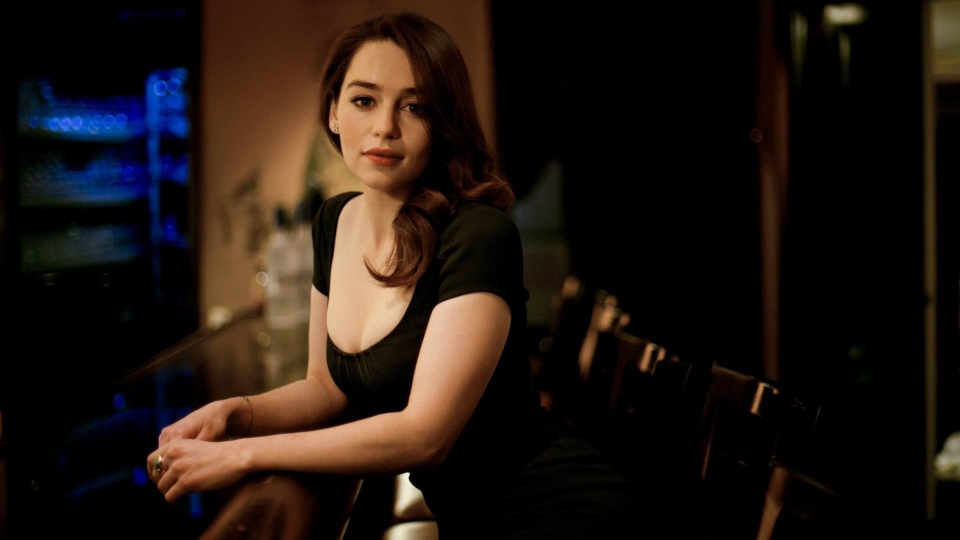
//> input picture clark.jpg, 1920 x 1080 px, given in place of vid1.avi, which was not available (shown at 1/2 size)
$ ./video_contour   (built with g++ and OpenCV 4)
//> lines starting //> are read from the running program, lines starting //| are printed output that depends on the picture; after the words box and inside, x2 and y2 are one past the last pixel; in counts of white or black regions, pixels touching at a corner belong together; pictures that were not available may be replaced by others from this repository, and a replacement may not be noted
#include<iostream>
#include "opencv2/opencv.hpp"
#include <cv.h>
#include <highgui.h>
#include "opencv2/highgui.hpp"
#include "opencv2/imgproc.hpp"
#include <stdio.h>
#include <stdlib.h>

using namespace cv;
using namespace std;

Mat src; Mat src_gray;
int thresh = 100;
int max_thresh = 255;
RNG rng(12345);
Mat drawing;
Mat pframe;
Mat pgray_frame;
Mat diff;
int flag=0;
/// Function header
void thresh_callback(int, void* );


int main()
{
  VideoCapture capture("vid1.avi");
  if(!capture.isOpened())
  return -1;
  double rate = capture.get(CV_CAP_PROP_FPS);
  //cout<<rate<<endl;
  bool stop(false);
  char* source_window = "Source";
  namedWindow( source_window, WINDOW_AUTOSIZE );
  int delay = 1000/rate;

  while(!stop)
  {
    if(!capture.read(src))
    break;
//> src is the input picture: 1080 rows x 1920 cols, CV_8UC3; mean B, G, R 17.6, 23.3, 33.5
    capture>>pframe;
    cvtColor( src, src_gray, COLOR_BGR2GRAY );
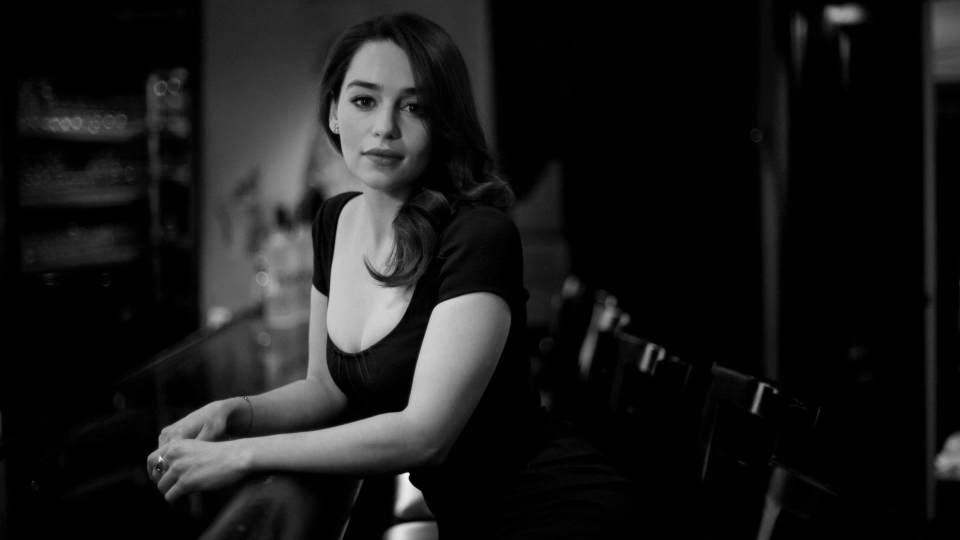
//> src_gray: 1080 rows x 1920 cols, CV_8UC1 (shown at 1/2 size); min 0, max 250, mean 25.7
    GaussianBlur( src_gray, src_gray, Size(21,21),0 );
    cvtColor(pframe, pgray_frame, CV_RGB2GRAY);
    absdiff(src_gray,pgray_frame,diff);
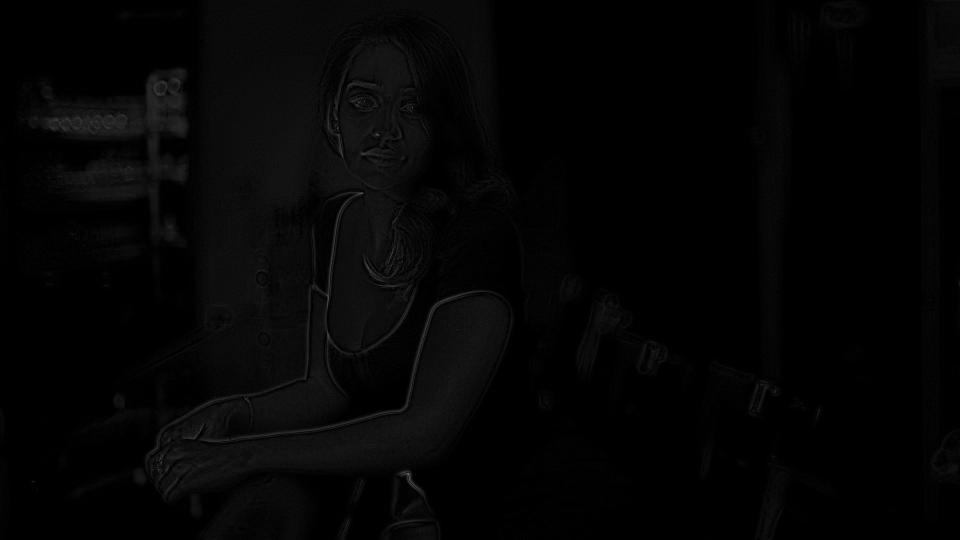
//> diff: 1080 rows x 1920 cols, CV_8UC1 (shown at 1/2 size); min 0, max 164, mean 4.5
    thresh_callback( 0, 0 );
    waitKey(0);

  }
  return(0);
}

/** @function thresh_callback */
void thresh_callback(int, void* )
{
  Mat threshold_output;
  vector<vector<Point> > contours;
  vector<Vec4i> hierarchy;

  /// Detect edges using Threshold
  threshold( src_gray, threshold_output, thresh, 255, THRESH_BINARY );
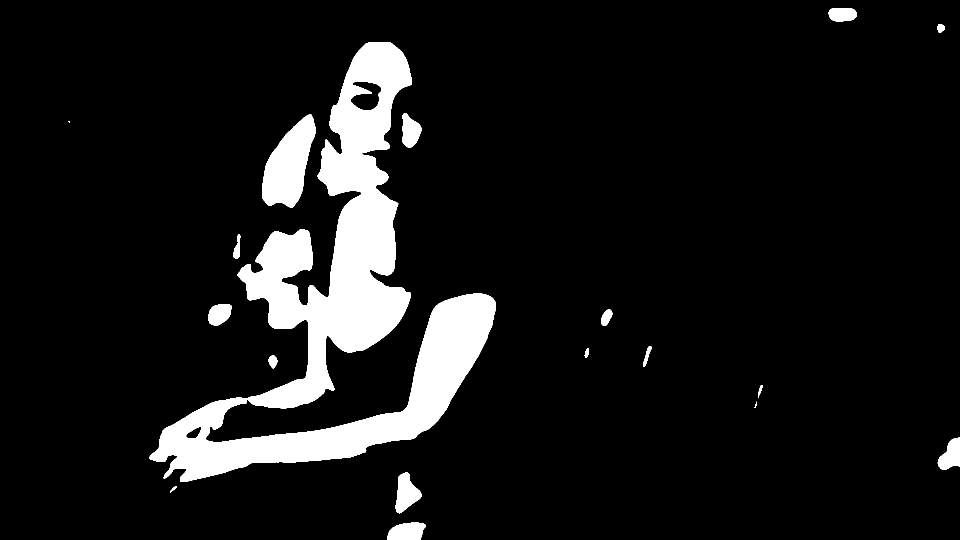
//> threshold_output: 1080 rows x 1920 cols, CV_8UC1 (shown at 1/2 size); 9.1% white; 18 white regions (1 under 20 px)
  /// Find contours
  for(int y=0;y<src.rows;y++)
  {
    for(int x=0;x<src.cols;x++)
    {
      if(int(diff.at<uchar>(Point(x,y)))==0)
      flag=1;
      else
      flag=0;
        flag=0;
    }
    }
//> after the loop, flag = 0
         if(flag==0)
  findContours( threshold_output, contours, hierarchy, RETR_TREE, CHAIN_APPROX_SIMPLE, Point(0, 0) );
//> contours = 20 contours, 2 with area under 20; largest, box (x1, y1, x2, y2) and area: (299, 84, 992, 964) 164078, (524, 228, 632, 416) 11710, (791, 945, 843, 1027) 2438, (701, 162, 764, 222) 2416, (775, 1045, 852, 1080) 2080
  /// Approximate contours to polygons + get bounding rects and circles
  vector<vector<Point> > contours_poly( contours.size() );
//> contours_poly = 20 empty contours
  vector<Rect> boundRect( contours.size() );


  for( int i = 0; i < contours.size(); i++ )
     { approxPolyDP( Mat(contours[i]), contours_poly[i], 3, true );
       boundRect[i] = boundingRect( Mat(contours_poly[i]) );
     }
//> this loop made 20 passes


  /// Draw polygonal contour + bonding rects + circles
  drawing = Mat::zeros( threshold_output.size(), CV_8UC3 );
  for( int i = 0; i< contours.size(); i++ )
     {
       if(contourArea(contours[i])>400)
       {
       Scalar color = Scalar( rng.uniform(0, 0), rng.uniform(255,255), rng.uniform(0,0) );
    //   drawContours( drawing, contours_poly, i, color, 1, 8, vector<Vec4i>(), 0, Point() );
       rectangle( src, boundRect[i].tl(), boundRect[i].br(), color, 2, 8, 0 );
     }
   }
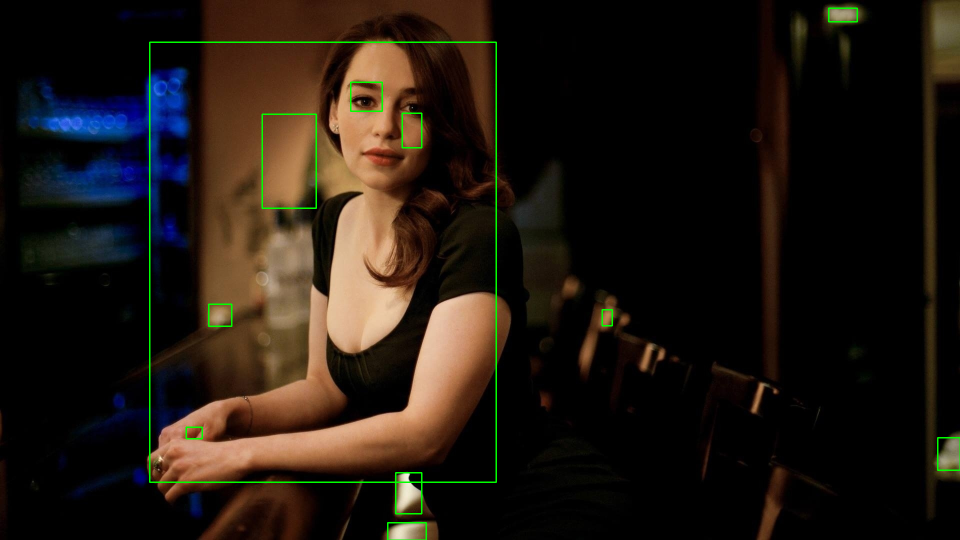
//> src: 1080 rows x 1920 cols, CV_8UC3 (shown at 1/2 size); 0.77% of pixels changed, all inside (x1, y1, x2, y2) = (298, 15, 1920, 1080)

  imshow("Source",src);
}

$ run again, on scarl.jpg
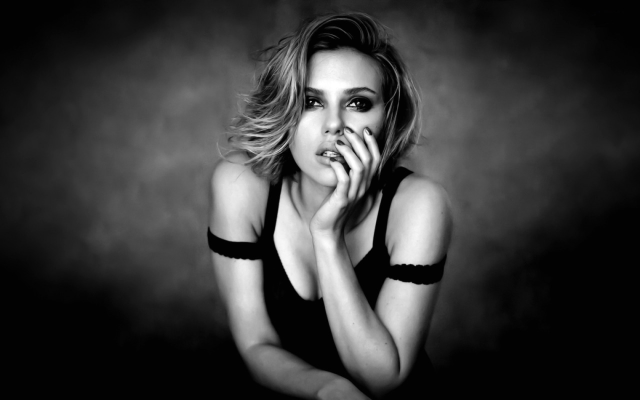
//> input picture scarl.jpg, 1280 x 800 px, given in place of vid1.avi, which was not available (shown at 1/2 size)
//> src is the input picture: 800 rows x 1280 cols, CV_8UC3; mean B, G, R 55.8, 55.8, 55.8
//> in thresh_callback, `threshold( src_gray, threshold_output, thresh, 255, THRESH_BINARY );`:
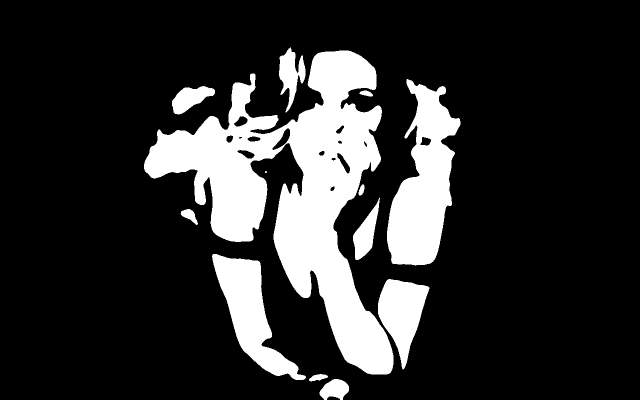
//> threshold_output: 800 rows x 1280 cols, CV_8UC1 (shown at 1/2 size); 18.3% white; 13 white regions (1 under 20 px)
//> after the loop in thresh_callback, `for(int y=0;y<src.rows;y++)`: flag = 0
//> contours = 27 contours, 1 with area under 20; largest, box (x1, y1, x2, y2) and area: (288, 101, 787, 749) 117497, (774, 158, 921, 531) 30436, (424, 508, 612, 760) 17106, (756, 558, 859, 739) 10015, (558, 95, 611, 225) 3154
//> contours_poly = 27 empty contours
//> the loop in thresh_callback, `for( int i = 0; i < contours.size(); i++ ) { approxPolyDP( Mat(contour..` made 27 passes
//> the loop in thresh_callback, `for( int i = 0; i< contours.size(); i++ )` made 27 passes
//> after the loop in thresh_callback, `for( int i = 0; i< contours.size(); i++ )`:
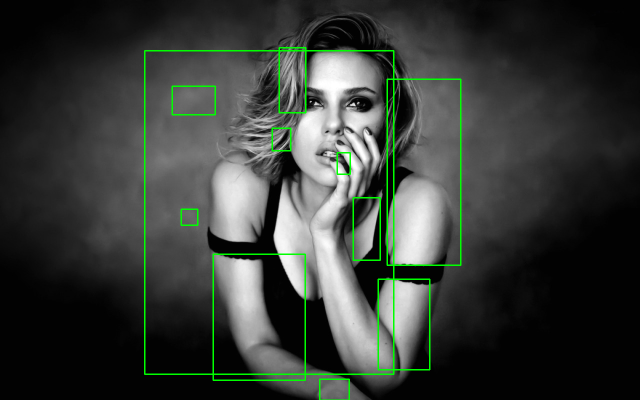
//> src: 800 rows x 1280 cols, CV_8UC3 (shown at 1/2 size); 1.86% of pixels changed, all inside (x1, y1, x2, y2) = (288, 94, 923, 800)
